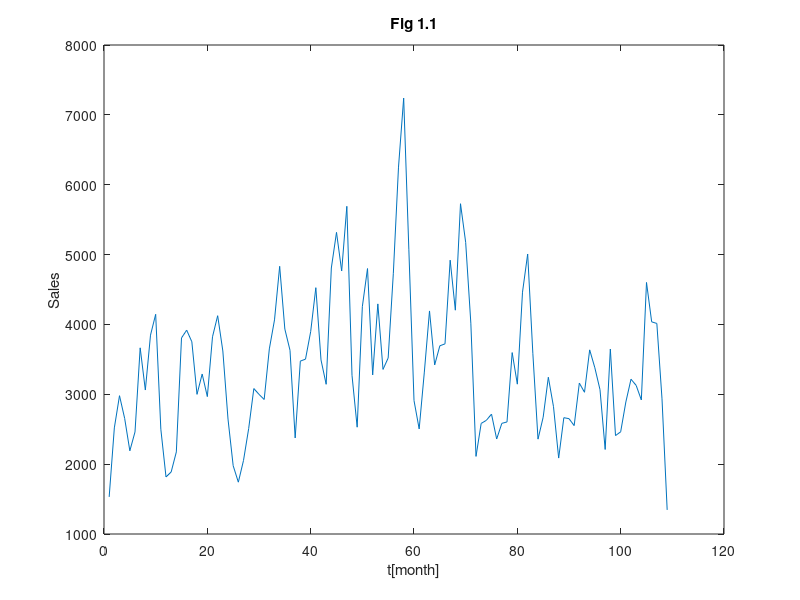

The MATLAB source for this figure: (Note: this script raises an error after producing the figure.)
%% Figure 1.1
load("product_15.mat");                     % Loading the dataset.
plot(y);                                    % Plotting it for some first impressions.
title('Fig 1.1');
xlabel('t[month]');ylabel('Sales');hold on
%% Figure 1.2
id_size = round(4/5*length(y));             % Splitting the dataset in 80%/20%.
val_size = length(y) - id_size; 
xline(id_size,'k--');
title('Fig 1.2');                           % As stated above we divide the dataset
y_id = y(1:id_size);                        % into 2 parts y_id, y_val for identification
y_val = y(id_size+1:end);                   % and validation respectively. 
t_id = time(1:id_size);                     % Time vector is split as well.
t_val = time(id_size+1:end);  
MSE_id = zeros(1,7);
MSE_val = zeros(1,7);
%% Figure 2.1
figure
plot(y_id);                                 % Plotting y_id for some first impressions.
title('Fig 2.1');
xlabel('t[month]');ylabel('Sales');
%% Figure 2.2(a)(b)
P = 12;                                     % The data is considered to be period with P = 12.
for m = 1:1                                 % The number of Fourier pairs is given by m parameter
    phi_id = zeros(id_size,2*m+2);          % The Phi_id matrix will have the size of id_size*(2*m+2) 
    for i = 1:id_size                       % where m is the current number of Fourier pairs.
        phi_id(i,1) = 1;
        phi_id(i,2) = t_id(i);
        coeff = 1;
        for j = 3:2*m+2
            if mod(j,2) == 1
                phi_id(i,j) = cos(2*coeff*pi*t_id(i)/P);
            else
                phi_id(i,j) = sin(2*coeff*pi*t_id(i)/P);
                coeff = coeff + 1;
            end
        end
    end
    theta = phi_id\y_id;                     % Approximating the theta column vector for m = 1
    y_hat_id = phi_id*theta;                 % We can see that it presents a positive trend along the entire
    MSE_id(m) = mean((y_id-y_hat_id).^2);    % identification dataset, not the best MSE either.
    figure
    plot(y_id);hold; plot(y_hat_id);xlabel('t[month]');ylabel('Sales');                                        
    title('Fig 2.2(a)'); annotation('textbox',[0.2,0.75,0,0],'String',['MSE=',num2str(MSE_id(m))]);

    phi_val = zeros(val_size,2*m+2);         % The Phi_val matrix will have the size of val_size*(2*m+2)
    for i = 1:val_size
        phi_val(i,1) = 1;
        phi_val(i,2) = t_val(i);
        for j = 3:2*m+2
            if mod(j,2) == 1
                phi_val(i,j) = cos(2*coeff*pi*t_val(i)/P);
            else
                phi_val(i,j) = sin(2*coeff*pi*t_val(i)/P);
                coeff = coeff + 1;
            end
        end
    end
    y_hat_val = phi_val*theta;
    MSE_val(m) = mean((y_val-y_hat_val).^2);
    figure
    plot(y_val);hold;plot(y_hat_val);      % Pretty bad results with m = 1 on the validation set,
    title('Fig 2.2(b)');                   % we will calculate the MSE for other values next.
    annotation('textbox',[0.2,0.2,0,0],'String',['MSE=',num2str(MSE_val(m))]);xlabel('t[month]');ylabel('Sales');
end
%% Figure 3
for m = 1:7                                % We will calculate all the MSE_id and MSE_val and plot 
    phi_id = zeros(id_size,2*m+2);         % how the MSE is decreasing/incresing on the validation
    for i = 1:id_size                      % dataset with respect to m.
        phi_id(i,1) = 1;
        phi_id(i,2) = t_id(i);
        coeff = 1;
        for j = 3:2*m+2
            if mod(j,2) == 1
                phi_id(i,j) = cos(2*coeff*pi*t_id(i)/P);
            else
                phi_id(i,j) = sin(2*coeff*pi*t_id(i)/P);
                coeff = coeff + 1;
            end
        end
    end
    theta = phi_id\y_id;                                                    
    y_hat_id = phi_id*theta;                                                
    MSE_id(m) = mean((y_id-y_hat_id).^2);

    phi_val = zeros(val_size,2*m+2);                                        
    for i = 1:val_size
        phi_val(i,1) = 1;
        phi_val(i,2) = t_val(i);
        for j = 3:2*m+2
            if mod(j,2) == 1
                phi_val(i,j) = cos(2*coeff*pi*t_val(i)/P);
            else
                phi_val(i,j) = sin(2*coeff*pi*t_val(i)/P);
                coeff = coeff + 1;
            end
        end
    end
    y_hat_val = phi_val*theta;
    MSE_val(m) = mean((y_val-y_hat_val).^2);
end
figure
plot(MSE_id);hold;plot(MSE_val);
title('Figure 3'); legend('$MSE_{id}$','$MSE_{val}$','Interpreter','latex');xlabel('m');ylabel('MSE');
%% Figures 4.1 & 4.2
m_bestfit = find(MSE_val == min(MSE_val));  % We look for m such that the MSE on the validation 
phi_id = zeros(id_size,2*m_bestfit+2);      % set is minimum and plot the approximation of it.
for i = 1:id_size                                                       
    phi_id(i,1) = 1;
    phi_id(i,2) = t_id(i);
    coeff = 1;
    for j = 3:2*m_bestfit+2
        if mod(j,2) == 1
            phi_id(i,j) = cos(2*coeff*pi*t_id(i)/P);
        else
            phi_id(i,j) = sin(2*coeff*pi*t_id(i)/P);
            coeff = coeff + 1;
        end
    end
end

theta = phi_id\y_id;                                                    
y_hat_id = phi_id*theta;
figure
plot(y_id);hold; plot(y_hat_id);                                        
title('Fig 4.1'); annotation('textbox',[0.2,0.75,0,0],'String',['MSE=',num2str(MSE_id(m_bestfit))]);
xlabel('t[month]');ylabel('Sales');

phi_val = zeros(val_size,2*m_bestfit+2);                                        
for i = 1:val_size
    phi_val(i,1) = 1;
    phi_val(i,2) = t_val(i);
    for j = 3:2*m_bestfit+2
        if mod(j,2) == 1
            phi_val(i,j) = cos(2*coeff*pi*t_val(i)/P);
        else
            phi_val(i,j) = sin(2*coeff*pi*t_val(i)/P);
            coeff = coeff + 1;
        end
    end
end
y_hat_val = phi_val*theta;
figure
plot(y_val);hold;plot(y_hat_val);   % Best result with m = 5 on the validation set% 
title('Fig 4.2');                                                    
annotation('textbox',[0.2,0.2,0,0],'String',['MSE=',num2str(MSE_val(m_bestfit))]);
xlabel('t[month]');ylabel('Sales');
%% Figure 5
y_id = y(1:id_size);
figure
plot(y,'k');hold on                 % Further improvements brought to the reggressors matrix
max_ind = find(y == max(y))+1;      % We find the maximum of the graph and do a piece-wise decomposition
y_id1 = y(1:max_ind);               % Beginning->Maximum (red) has a positive trend
y_id2 = y(max_ind:id_size);         % Maximum->End of identification data (blue) has a negative trend
plot(time(1:max_ind),y_id1,'r',time(max_ind:id_size),y_id2,'b');
xline(max_ind-1,'--k');
title('Figure 5');xlabel('t[month]');ylabel('Sales');
legend('$y_{val}$','$y_{id1}$','$y_{id2}$','$Maximum\, value$','Interpreter','latex','FontSize',15);

%% Figure 6.1 6.2
figure
plot(y_id,'k');
phi_id1 = zeros(max_ind,2);         % We will approximate trends first.
for i = 1:max_ind                   % We use 2 linear regressors for this.
    phi_id1(i,1) = 1;
    phi_id1(i,2) = t_id(i);
end
theta_1 = phi_id1\y_id1;
y_hat_id1 = phi_id1*theta_1;
hold on
plot(y_hat_id1,'b');

phi_id2 = zeros(id_size-max_ind+1,2);
for i = 1:id_size-max_ind+1                                                  
    phi_id2(i,1) = 1;
    phi_id2(i,2) = t_id(i+max_ind-1);
end
theta_2 = phi_id2\y_id2;
y_hat_id2 = phi_id2*theta_2;
diff = y_hat_id1(end)-y_hat_id2(1);
for i = 1:length(y_hat_id2)
    y_hat_id2(i) = y_hat_id2(i) + diff;
end
hold on
plot(t_id(max_ind:id_size),y_hat_id2,'r');
MSE_id(1) = mean((y_id1(1:end-1)-y_hat_id1(1:end-1)).^2) + mean((y_id2-y_hat_id2).^2);
title('Fig 6.1');                                                    
xlabel('t[month]');ylabel('Sales');
for i = 1:max_ind                      % We can subtract the values of each regressor from the data,
    y_id(i) = y_id(i) - y_hat_id1(i);  % thus removing the positive and negative trends.
end
for i = max_ind+1:id_size
    y_id(i) = y_id(i) - y_hat_id2(i-max_ind);
end
figure
plot(y_id);                        % The dataset looks more like some random noise now.
title('Fig 6.2');xlabel('t[month]');ylabel('Sales');legend('$y_{detrend}$','Interpreter','latex');
%% Figure 7
for m = 1:7                        % After detrending the data set we can look for the 
    theta_4 = zeros(2*m+2,1);      % periodicity of the values with the Fourier approximators.
    phi_id3 = zeros(id_size,2*m);
    for i = 1:id_size
        coeff = 1;
        for j = 1:2*m
            if mod(j,2) == 1
                phi_id3(i,j) = cos(2*coeff*pi*t_id(i)/P);
            else
                phi_id3(i,j) = sin(2*coeff*pi*t_id(i)/P);
                coeff = coeff + 1;
            end
        end
    end
    theta_3 = phi_id3\y_id;
    y_hat_id3 = phi_id3*theta_3;
    MSE_id(m) = mean((y_id-y_hat_id3).^2);

    phi_val = zeros(val_size,2*m+2);
    for i = 1:val_size
        coeff = 1;
        phi_val(i,1) = 1;
        phi_val(i,2) = t_val(i);
        for j = 3:2*m+2
            if mod(j,2) == 1
                phi_val(i,j) = cos(2*coeff*pi*t_val(i)/P);
            else
                phi_val(i,j) = sin(2*coeff*pi*t_val(i)/P);
                coeff = coeff + 1;
            end
        end
    end
    theta_4(1) = theta_2(1);
    theta_4(2) = theta_2(2);
    for i = 1:2*m
        theta_4(i+2) = theta_3(i);
    end
    y_hat_val = phi_val*theta_4;
    MSE_val(m) = mean((y_val-y_hat_val).^2);
end
figure
plot(MSE_id);hold;plot(MSE_val);  % The best fit would be m=1, but on the id. dataset its worst.
title('Fig 7');xlabel('m');ylabel('MSE');legend('$MSE_{id}$','$MSE_{val}$','Interpreter','latex');
%% Figure 8
m = 5;                            % We decided to choose m = 5 as the next candidate for the 
theta_4 = zeros(2*m+2,1);         % best approximation and we can see it fits really well on    
phi_id3 = zeros(id_size,2*m);     % the dataset.
for i = 1:id_size
    coeff = 1;
    for j = 1:2*m
        if mod(j,2) == 1
            phi_id3(i,j) = cos(2*coeff*pi*t_id(i)/P);
        else
            phi_id3(i,j) = sin(2*coeff*pi*t_id(i)/P);
            coeff = coeff + 1;
        end
    end
end
theta_3 = phi_id3\y_id;
y_hat_id3 = phi_id3*theta_3;
MSE_id(m) = mean((y_id-y_hat_id3).^2);
phi_val = zeros(val_size,2*m+2);
for i = 1:val_size
    coeff = 1;
    phi_val(i,1) = 1;
    phi_val(i,2) = t_val(i);
    for j = 3:2*m+2
        if mod(j,2) == 1
            phi_val(i,j) = cos(2*coeff*pi*t_val(i)/P);
        else
            phi_val(i,j) = sin(2*coeff*pi*t_val(i)/P);
            coeff = coeff + 1;
        end
    end
end
theta_4(1) = theta_2(1);
theta_4(2) = theta_2(2);
for i = 1:2*m
    theta_4(i+2) = theta_3(i);
end
y_hat_val = phi_val*theta_4;
MSE_val(m) = mean((y_val-y_hat_val).^2);

figure
plot(y_id);hold;plot(y_hat_id3);
title('Fig 8.1');                                                    
annotation('textbox',[0.2,0.2,0,0],'String',['MSE=',num2str(MSE_id(m))]);

figure
plot(y_val);hold;plot(y_hat_val);
title('Fig 8.2');                                                    
annotation('textbox',[0.2,0.2,0,0],'String',['MSE=',num2str(MSE_val(m))]);